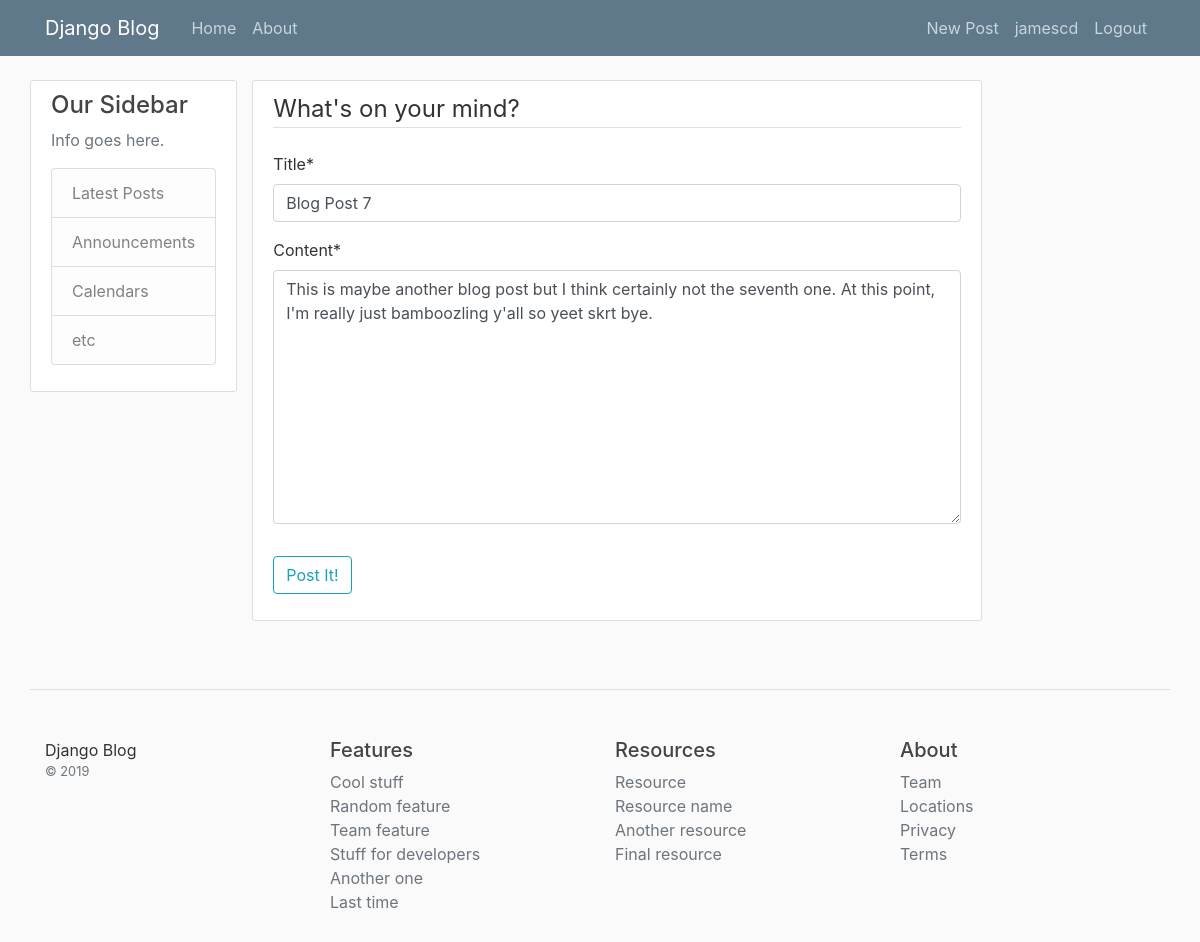
Before: /post/6/update/ (signed in) with the older database file.
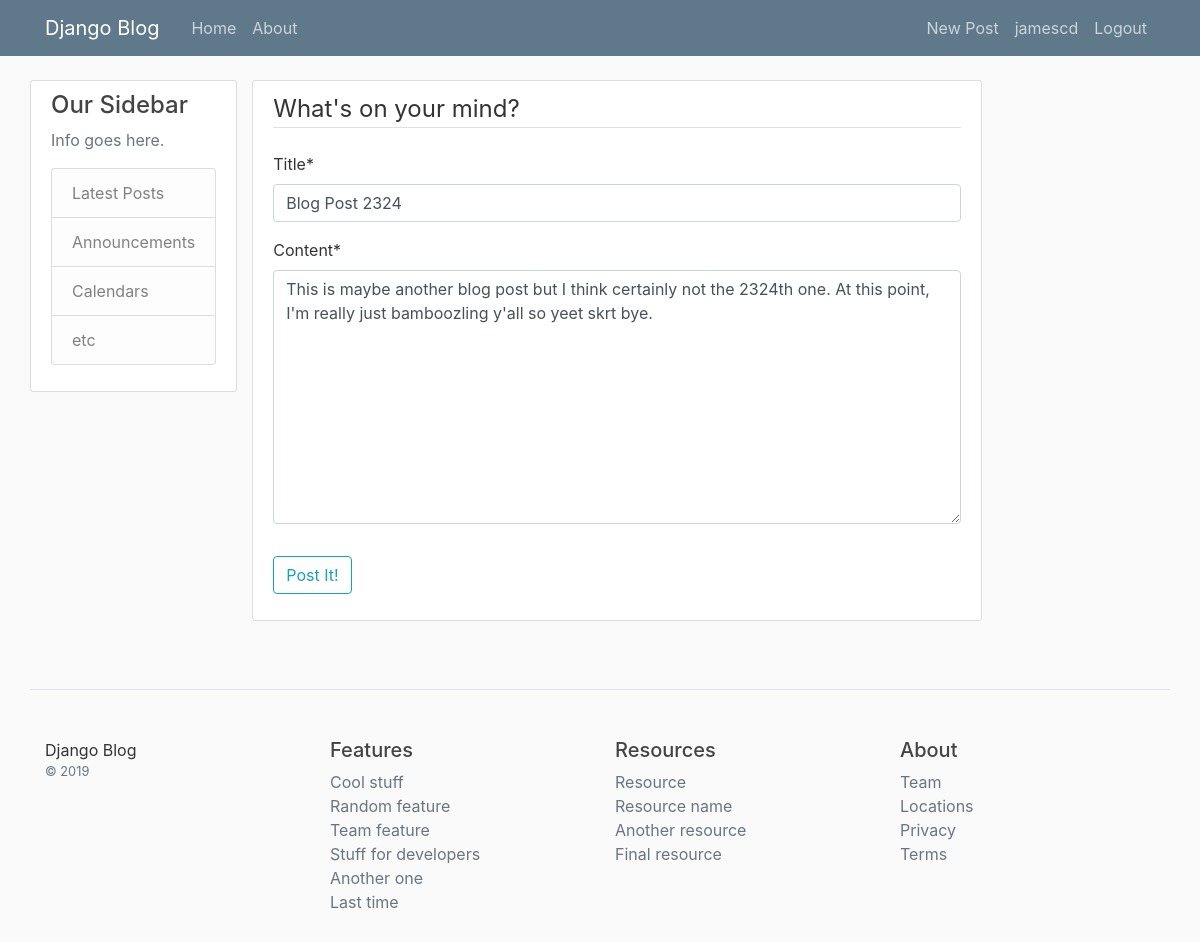
After: the same page with the newer database file.
### blog/models.py (models this page shows, shortened)
class Post(models.Model):
	title = models.CharField(max_length=100)
	content = models.TextField()
	date_posted = models.DateTimeField(default=timezone.now)
	author = models.ForeignKey(User, on_delete=models.CASCADE)
	updoots = models.SmallIntegerField(default=0)

### blog/views.py (the view, shortened to what this page needs)
# urls.py: path('post/<int:pk>/update/', PostUpdateView.as_view(), name='post-update'),
class PostUpdateView(LoginRequiredMixin, UserPassesTestMixin, UpdateView):
	model = Post
	context_object_name = 'post'
	fields = ['title', 'content']
	def test_func(self):
		post = self.get_object()
		return self.request.user == post.author

### blog/templates/blog/post_form.html (shortened to what this page needs)
{% extends "blog/base.html" %}
{% load crispy_forms_tags %}
{% block content %}
    <div class="content-section">
		<form method="POST">
			<fieldset class="form-group">
				<legend class="border-bottom mb-4">What's on your mind?</legend>
				{{ form|crispy }}
			</fieldset>
			<div class="form-group">
				<button class="btn btn-outline-info" type="submit" name="post-btn">Post It!</button>
			</div>
		</form>
    </div>
{% endblock content %}

Changed rows visible on the page:
changed Post: title "Blog Post 7" → "Blog Post 2324"; content "This is maybe another blog post but I think certainly not the seventh one. At this point, I'm really just bamboozling y'all so yeet skrt bye." → "This is maybe another blog post but I think certainly not the 2324th one. At this point, I'm really just bamboozling y'all so yeet skrt bye."
